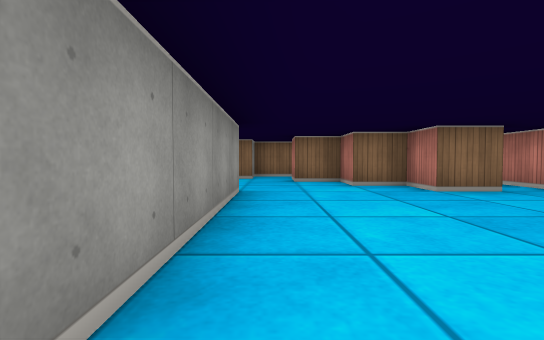
[1] (above)

20 first-person views from a walk through a cub3D maze. The camera is about half as high as the walls, tilts 2° down and sees 85° across. The floor is counted in squares. Each view is taken from the middle of a square. On the plan, view 1 faces up. The plan holds only what a view shows up to about 9 squares ahead; the rest is blank.

[2]
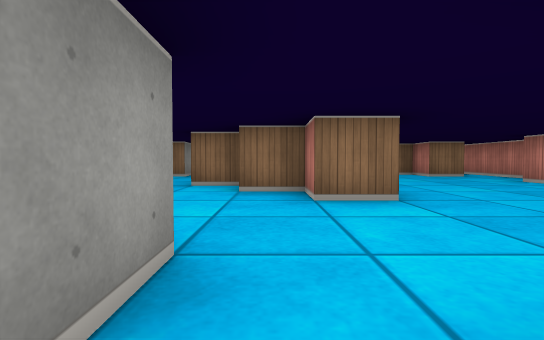

[3]
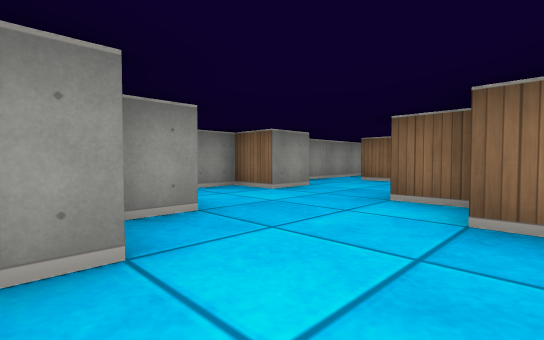

[4]
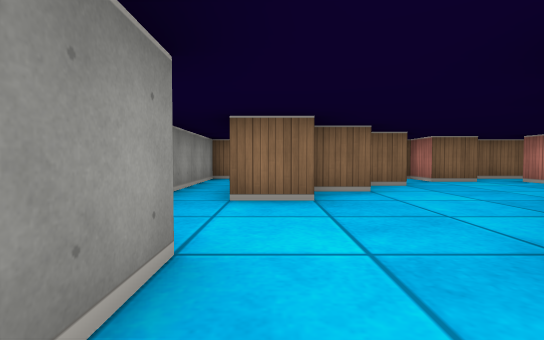

[5]
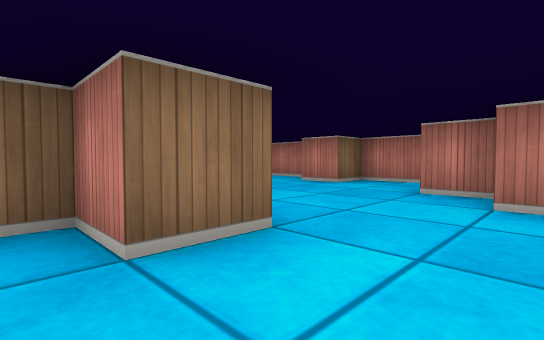

[6]
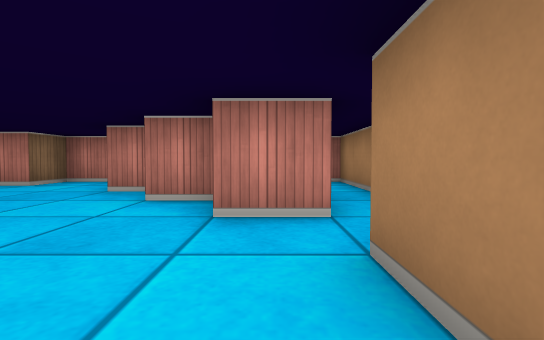

[7]
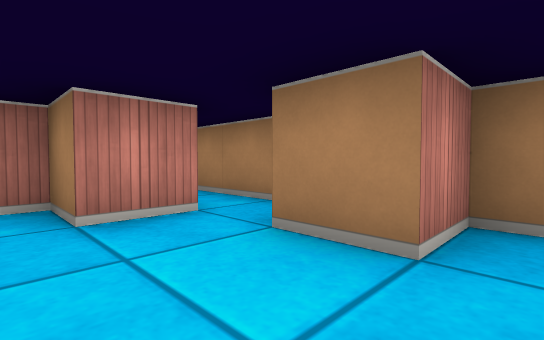

[8]
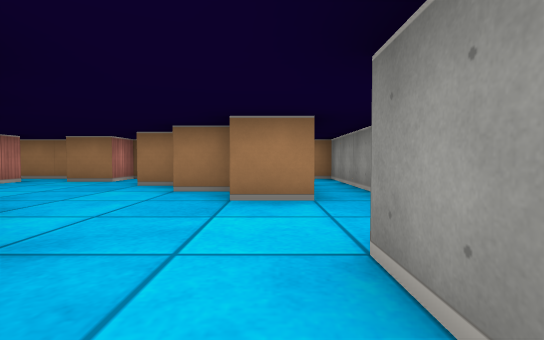

[9]
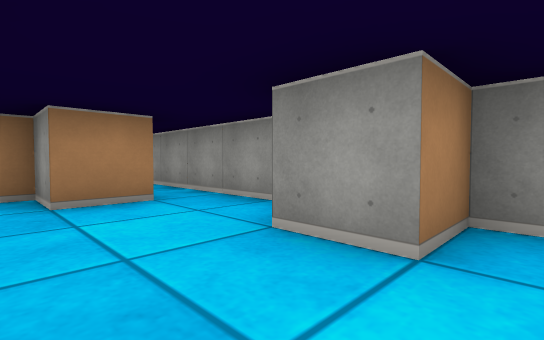

[10]
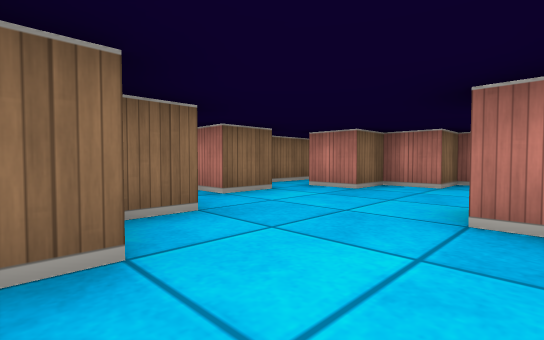

[11]
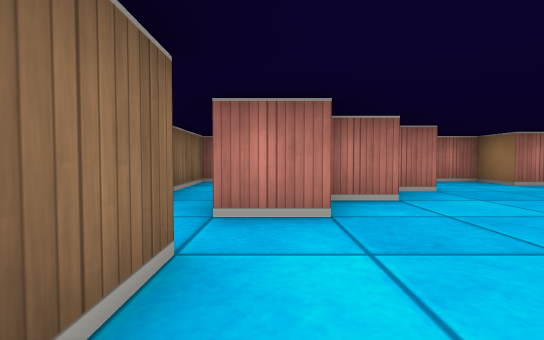

[12]
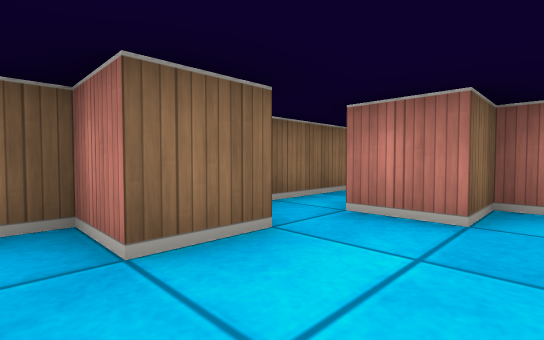

[13]
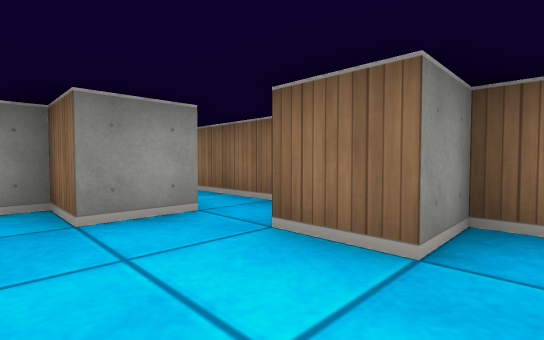

[14]
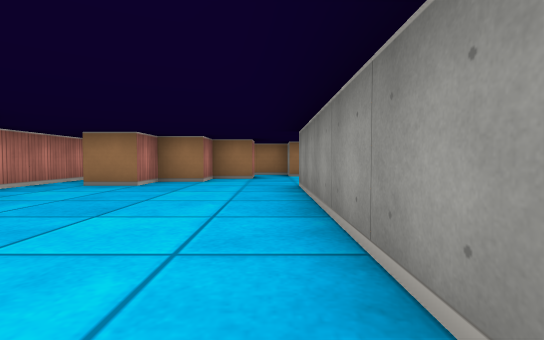

[15]
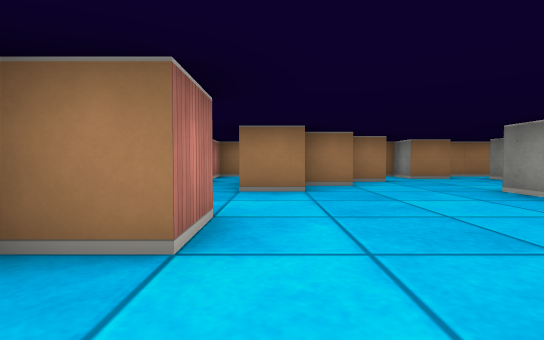

[16]
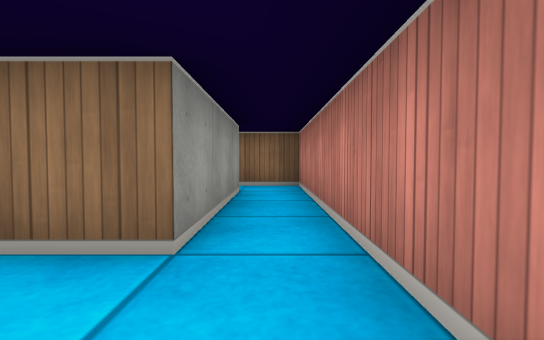

[17]
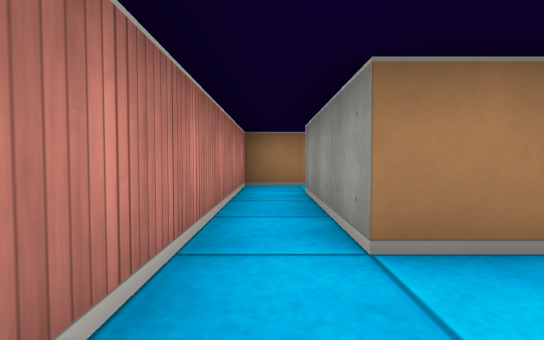

[18]
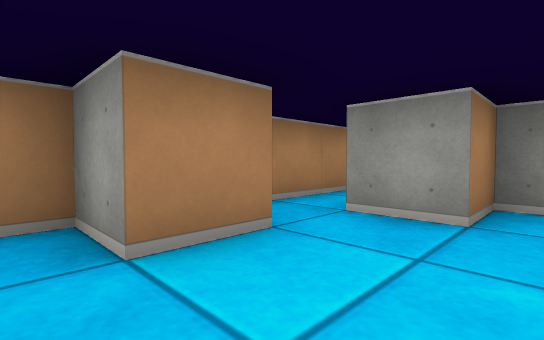

[19]
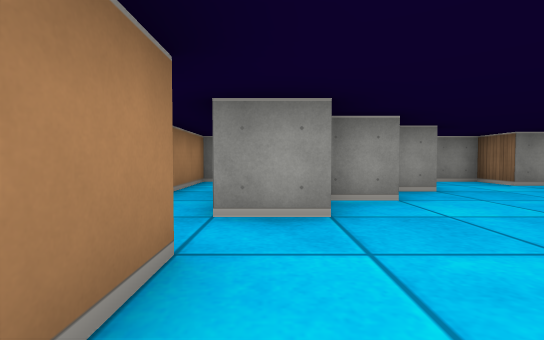

[20]
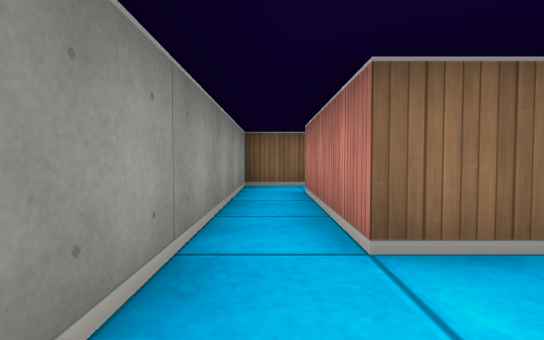

### Floor plan
Points are (right, up) in squares from view 1. A wall is a line through its corners. A room is listed if a view was taken in it or the views show most of it. See-through windows are left out.
Room 1 (views 1, 3, 4, 5, 6, 7, 8, 9, 10, 11, 12, 13, 14, 15, 16, 17, 18, 19, 20)
walls: (-1.5, 4) (-1.5, 4.5); (-2.5, 1.5) (-3.5, 1.5); (-0.5, 4.5) (-0.5, -0.5) (-1.5, -0.5) (-1.5, 0.5) (-2.5, 0.5); (3.5, 4.5) (2.5, 4.5) (2.5, 5.5) (1.5, 5.5) (1.5, 6.5) (0.5, 6.5) (0.5, 7.5); (-3.4, 5.5) (-4.4, 5.5); (-4.5, 5) (-4.5, 4.5) (-5.5, 4.5); (-0.5, 7.5) (-1.5, 7.5) (-1.5, 8.5) (-5.5, 8.5); (0.5, -3.6) (0.5, -2.5) (1.5, -2.5) (1.5, -1.5) (2.5, -1.5) (2.5, -0.5) (3.5, -0.5) (3.5, -3.5); (-1.5, -3.5) (-0.5, -3.5); (-2.5, 7.5) (-2.5, 6.5) (-3.5, 6.5) (-3.5, 6.1); (-5.6, -0.5) (-4.5, -0.5) (-4.5, -1.5) (-3.5, -1.5) (-3.5, -2.5) (-2.5, -2.5) (-2.5, -3.5); (-6.5, 4.5) (-6.5, 2.5) (-5.5, 2.5) (-5.5, 1.5) (-6.5, 1.5) (-6.5, -3.5); (4.5, -3.5) (4.5, 1.5) (3.5, 1.5) (3.5, 2.5) (4.5, 2.5) (4.5, 4.5)
ways out: opening at (-6, -3) to room 2; opening at (-2, -3) to room 2; opening at (0, 8) to room 3; opening at (4, 5) to room 3; opening at (0, -4) to room 4; opening at (4, -4) to room 4; opening at (-6, 4) to room 5; opening at (-5, 8) to room 5
Room 2 (view 2)
walls: (-6.5, -3.5) (-6.5, -4.5) (-1.5, -4.5) (-1.5, -3.5)
ways out: opening at (-6, -3) to room 1; opening at (-2, -3) to room 1
Room 3 (no view inside)
walls: (3.5, 7.5) (3.5, 4.5); (4.5, 4.5) (4.5, 8.5) (-0.5, 8.5) (-0.5, 7.5)
ways out: opening at (0, 8) to room 1; opening at (4, 5) to room 1
Room 4 (no view inside)
walls: (-0.5, -3.5) (-0.5, -4.5) (4.5, -4.5) (4.5, -3.5)
ways out: opening at (0, -4) to room 1; opening at (4, -4) to room 1
Room 5 (no view inside)
walls: (-5.5, 8.5) (-6.5, 8.5) (-6.5, 4.5); (-5.5, 4.5) (-5.5, 7.5)
ways out: opening at (-6, 4) to room 1; opening at (-5, 8) to room 1

Where each view was taken, in squares from view 1:
view 1: 0 up, 0 right, facing up
view 2: 4 down, 2 left, facing up
view 3: 2 down, 2 left, facing up-left
view 4: 1 up, 5 left, facing up
view 5: 2 down, 2 left, facing up-right
view 6: 3 down, 2 left, facing right
view 7: 2 down, 2 left, facing down-right
view 8: 3 up, 5 left, facing down
view 9: 3 up, 4 left, facing down-left
view 10: 4 up, 4 left, facing up-right
view 11: 7 up, 2 left, facing right
view 12: 6 up, 2 left, facing up-right
view 13: 6 up, 0 right, facing up-left
view 14: 5 up, 0 right, facing down
view 15: 4 up, 3 right, facing down
view 16: 3 up, 4 right, facing up
view 17: 1 up, 4 right, facing down
view 18: 2 down, 0 right, facing down-left
view 19: 3 down, 0 right, facing left
view 20: 3 up, 6 left, facing up
